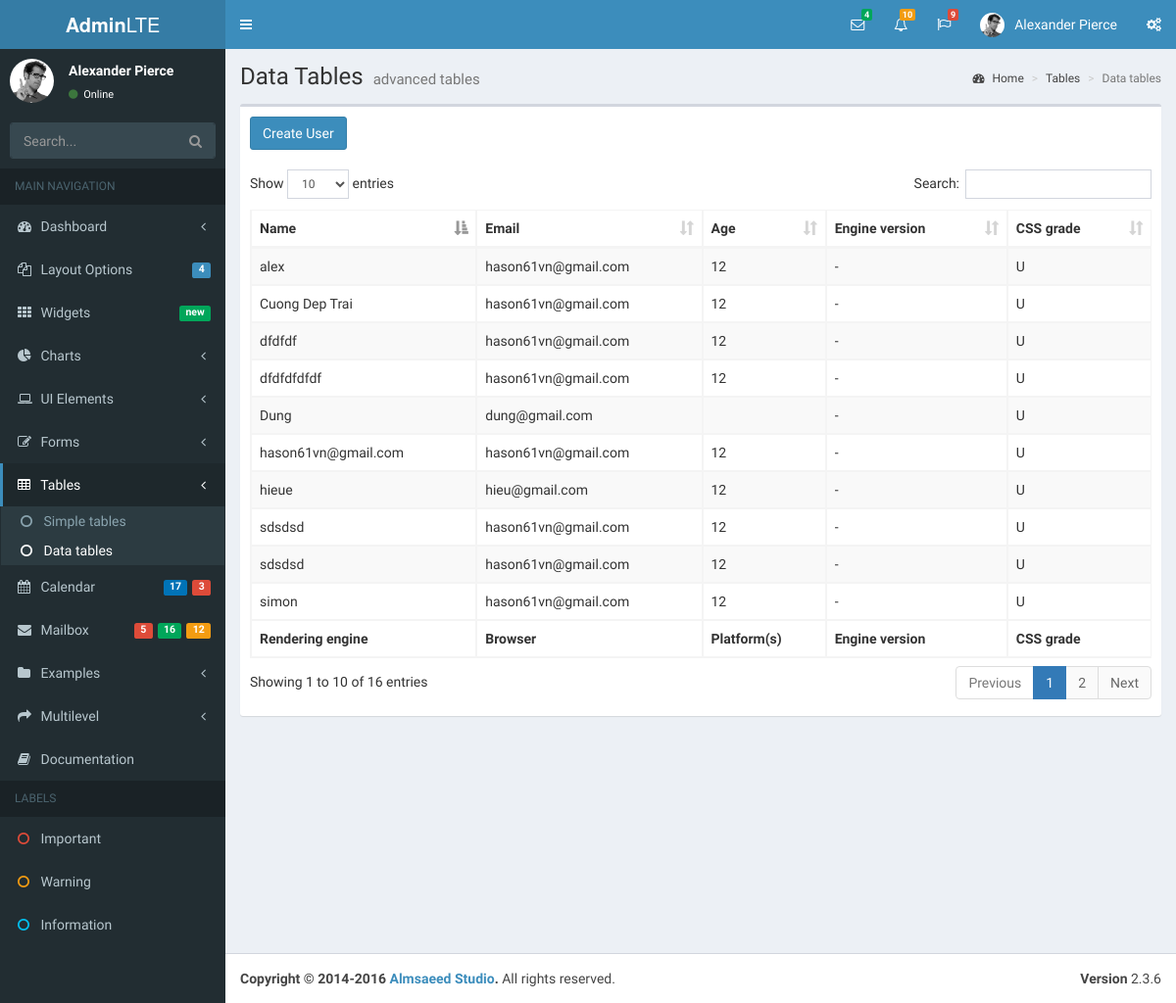
The app's page /index.php/user/test2, older data.
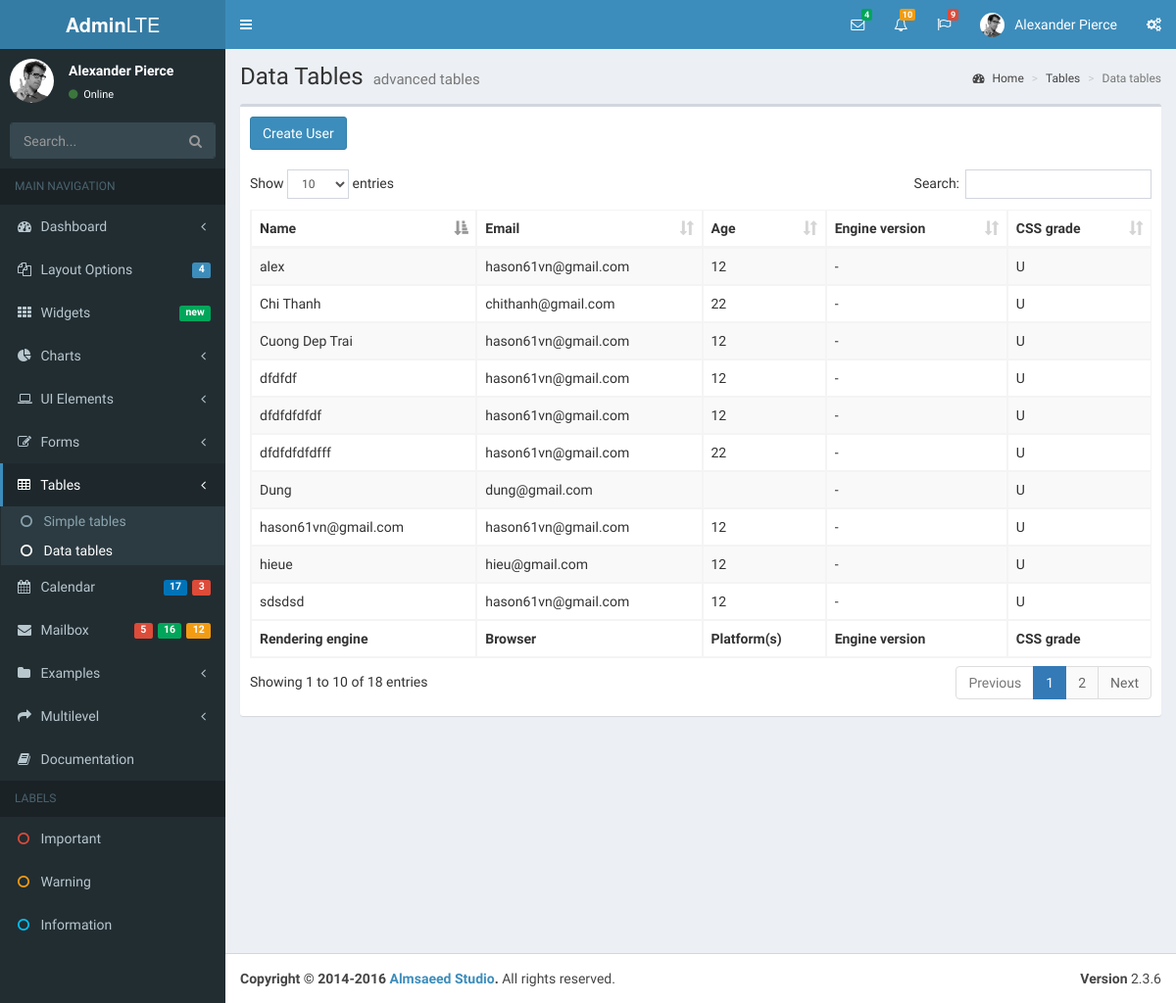
The same page, newer data.
### tables this page shows
CREATE TABLE `member` (
  `id` int(11) NOT NULL AUTO_INCREMENT,
  `username` varchar(45) DEFAULT NULL,
  `email` varchar(45) DEFAULT NULL,
  `password` varchar(45) DEFAULT NULL,
  `age` int(11) DEFAULT NULL,
  PRIMARY KEY (`id`)
);

### application/controllers/User.php (called while the page is built, shortened)
<?php
class User extends CI_Controller {
	function __construct()
    {
        $this->load->helper("url");
        $this->load->model('User_model');
    }
    function test2() {
    	$data['all_user'] = $this->User_model->getAll();
		$data['title'] = 'List User Page';
    	$this->load->view('user/list_user2', $data);
    }
}

### index.php (called while the page is built, shortened)
<?php
require_once BASEPATH.'core/CodeIgniter.php';

### application/models/User_model.php (called while the page is built, shortened)
<?php
class User_model extends CI_Model {
    public function getAll() {
    	$query = $this->db->get('member');
    	$data = $query->result();
    	return $data;
    }
}
?>

### application/views/user/list_user2.php (the view, shortened to what the changed rows need)
<!DOCTYPE html>
<html>
<head>
  <link rel="stylesheet" href="<?php echo base_url().'assets/AdminLTE/';?>bootstrap/css/bootstrap.min.css">
  <link rel="stylesheet" href="https://cdnjs.cloudflare.com/ajax/libs/font-awesome/4.5.0/css/font-awesome.min.css">
  <link rel="stylesheet" href="https://cdnjs.cloudflare.com/ajax/libs/ionicons/2.0.1/css/ionicons.min.css">
  <link rel="stylesheet" href="<?php echo base_url().'assets/AdminLTE/';?>plugins/datatables/dataTables.bootstrap.css">
  <link rel="stylesheet" href="<?php echo base_url().'assets/AdminLTE/';?>dist/css/AdminLTE.min.css">
  <link rel="stylesheet" href="<?php echo base_url().'assets/AdminLTE/';?>dist/css/skins/_all-skins.min.css">
</head>
<body class="hold-transition skin-blue sidebar-mini">
<div class="wrapper">
  <div class="content-wrapper">
    <section class="content-header">
      <h1>
        Data Tables
        <small>advanced tables</small>
      </h1>
    </section>
    <section class="content">
      <div class="row">
        <div class="col-xs-12">
          <div class="box">
            <div class="box-header">
              <a href="<?php echo base_url().'user/create';?>"><button type="submit" class="btn btn-primary">Create User</button></a>
            </div>
            <div class="box-body">
              <table id="example1" class="table table-bordered table-striped">
                <thead>
                <tr>
                  <th>Name</th>
                  <th>Email</th>
                  <th>Age</th>
                  <th>Engine version</th>
                  <th>CSS grade</th>
                </tr>
                </thead>
                <tbody>
                <?php foreach($all_user as $key => $value) { ?>
                <tr>
                  <td><?php echo $value->username;?></td>
                  <td><?php echo $value->email;?></td>
                  <td><?php echo $value->age;?></td>
                  <td>-</td>
                  <td>U</td>
                </tr>
                <?php  } ?>
                </tbody>
                <tfoot>
                <tr>
                  <th>Rendering engine</th>
                  <th>Browser</th>
                  <th>Platform(s)</th>
                  <th>Engine version</th>
                  <th>CSS grade</th>
                </tr>
                </tfoot>
              </table>
            </div>
          </div>
        </div>
      </div>
    </section>
  </div>
</div>
</body>
</html>

Row changes from the older to the newer data that the page shows:
no longer on this page (row unchanged): member: username "simon", email "hason61vn@gmail.com", age "12"
no longer on this page (row unchanged): member: username "sdsdsd", email "hason61vn@gmail.com", age "12"
added member: username "dfdfdfdfdfff", email "hason61vn@gmail.com", age "22"
added member: username "Chi Thanh", email "chithanh@gmail.com", age "22"
Text that changed along with them:
text written by a page script: "Show entries Search: Showing 1 to 10 of 16 entries Previous 1 2 Next" → "Show entries Search: Showing 1 to 10 of 18 entries Previous 1 2 Next"
